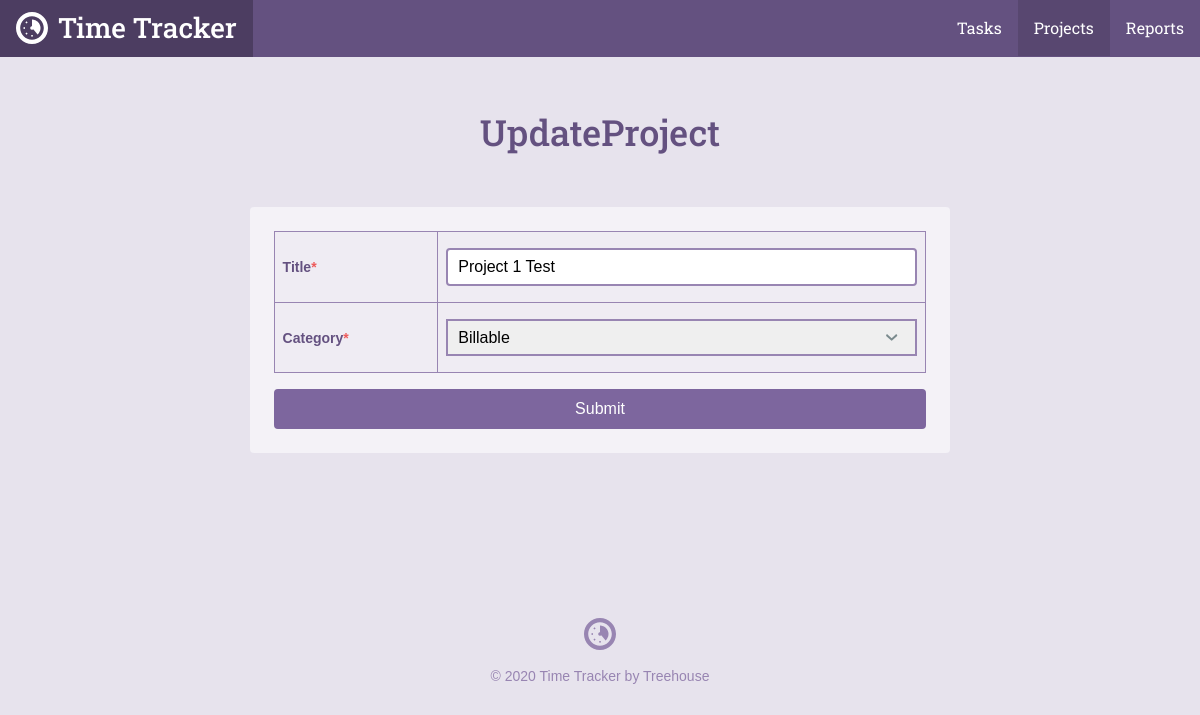
/project.php?id=1, run on an earlier commit of the app's database.
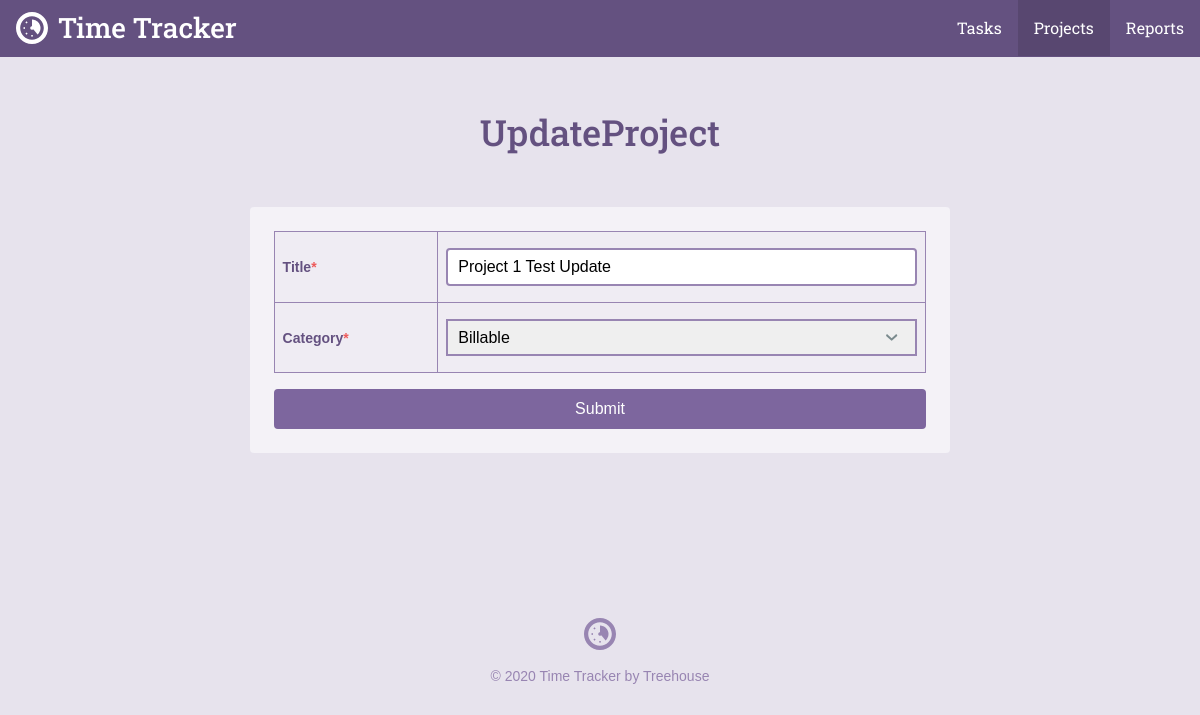
And on a later commit of the database.
### tables this page shows
CREATE TABLE `projects` (
	`project_id`	INTEGER PRIMARY KEY AUTOINCREMENT,
	`title`	TEXT NOT NULL,
	`category`	TEXT NOT NULL
);

### inc/functions.php (called while the page is built, shortened)
<?php
function get_project($project_id){
    include 'connection.php';
    $sql = 'SELECT * FROM projects WHERE project_id = ?';
    try {
        $results = $db->prepare($sql);
        $results->bindValue(1,$project_id, PDO::PARAM_INT);
        $results->execute();
    }catch (Exception $e){
        echo "Error: " . $e->getMessage() . "<br /> ";
        return false;
    }
    return $results->fetch();
}

### project.php (the view, shortened to what this page needs)
<?php
require 'inc/functions.php';
$page = "projects";
$title = $category = '';
if(isset($_GET['id'])){
    list($project_id, $title, $category) =
    get_project(filter_input(INPUT_GET, 'id', FILTER_SANITIZE_NUMBER_INT));
}
include 'inc/header.php';
?>
<div class="section page">
    <div class="col-container page-container">
        <div class="col col-70-md col-60-lg col-center">
            <h1 class="actions-header">
            <?php
            if(!empty($project_id)){
                echo 'Update';
            }else{
                echo 'Add';
            }
            Add ?>Project</h1>
            <form class="form-container form-add" method="post" action="project.php">
                <table>
                    <tr>
                        <th><label for="title">Title<span class="required">*</span></label></th>
                        <td><input type="text" id="title" name="title" value="<?php echo  $title; ?>" /></td>
                    </tr>
                    <tr>
                        <th><label for="category">Category<span class="required">*</span></label></th>
                        <td><select id="category" name="category">
                                <option value="Billable"
                                        <?php
                                        if($category == 'Billable'){
                                            echo ' selected';
                                        }
                                        ?>
                                        >Billable</option>
                        </select></td>
                    </tr>
                </table>
                <input class="button button--primary button--topic-php" type="submit" value="Submit" />
            </form>
        </div>
    </div>
</div>
<?php include "inc/footer.php"; ?>

### inc/header.php (shortened to what this page needs)
<html>
<head>
	<link rel="stylesheet" href="css/style.css" type="text/css">
</head>
<body>
	<header class="header">
    <div class="col-container">
  		<h1>
        <a class="logo" href="./">
          <svg viewbox="0 0 64 64" class="logo-icon"><use xlink:href="#logo_icon"></use></svg>
          <span class="logo-name">Time Tracker</span>
        </a>
      </h1>
  		<ul class="nav">
        <li class="nav-item tasks<?php if ($page == "tasks") { echo " on"; } ?>"><a class="nav-link" href="task_list.php">Tasks</a></li>
        <li class="nav-item projects<?php if ($page == "projects") { echo " on"; } ?>"><a class="nav-link" href="project_list.php">Projects</a></li>
        <li class="nav-item reports<?php if ($page == "reports") { echo " on"; } ?>"><a class="nav-link" href="reports.php">Reports</a></li>
      </ul>
    </div>
  </header>
	<div id="content">

What changed in the data, as far as the page shows it:
changed projects "Billable": title "Project 1 Test" → "Project 1 Test Update"
